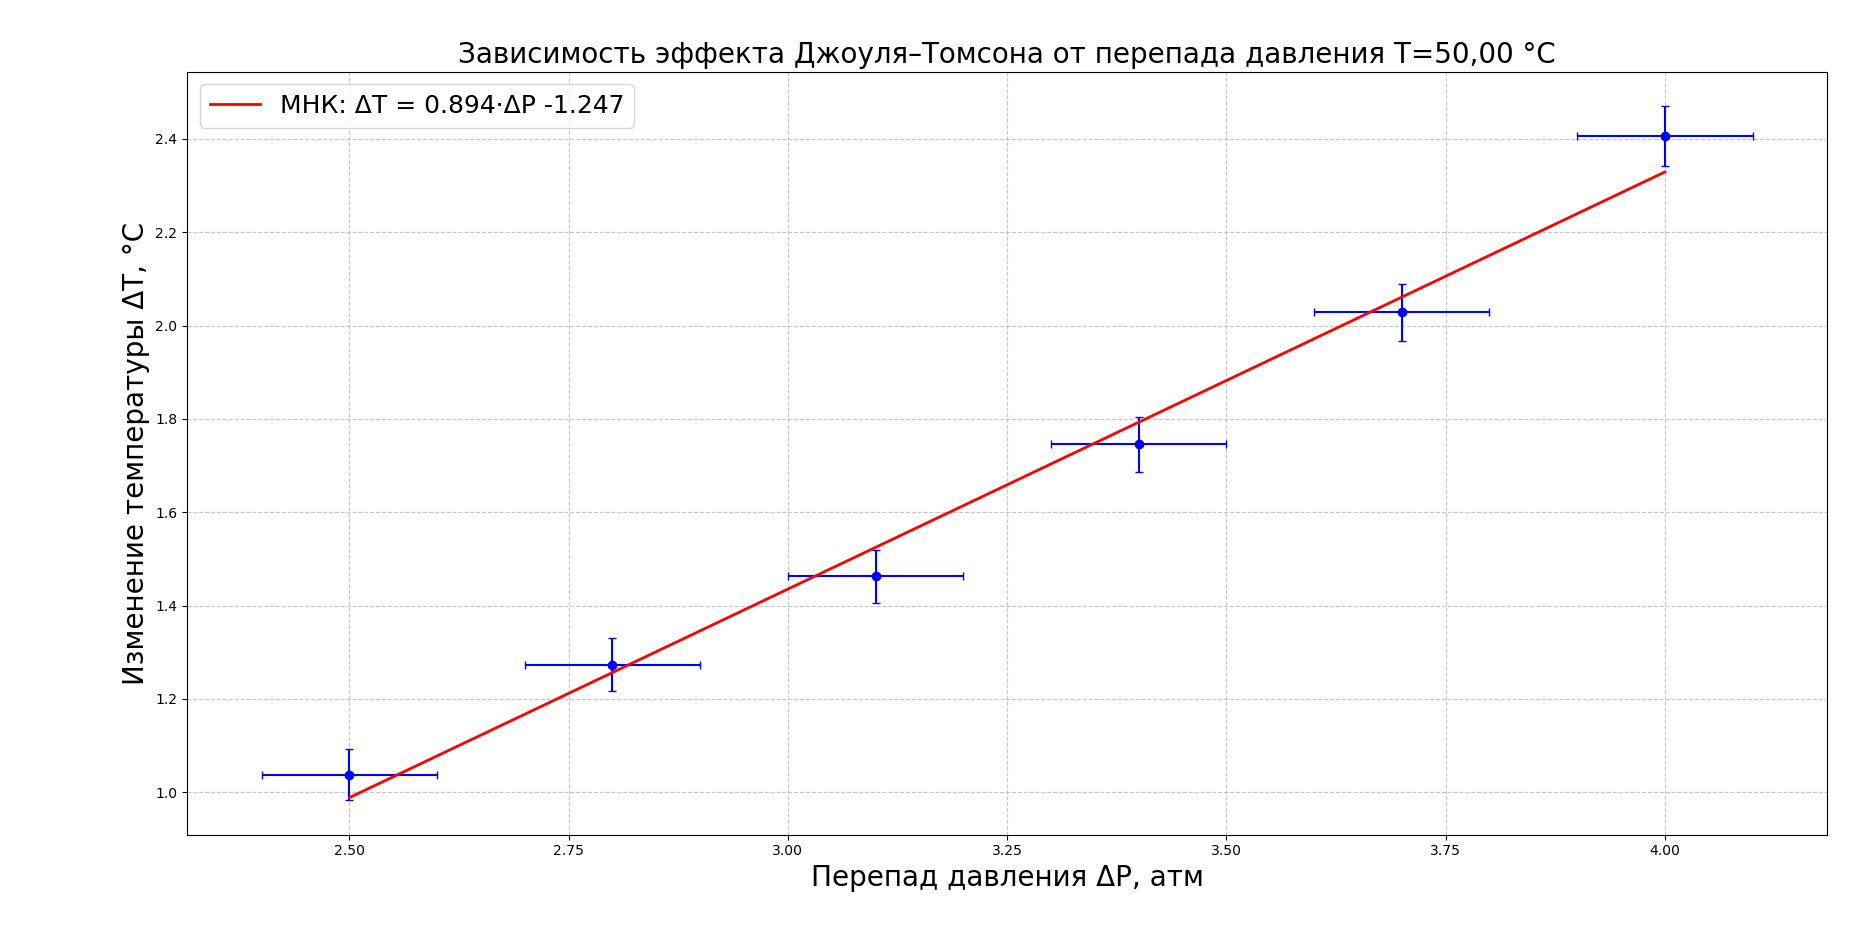

Generate this figure with Python:
import numpy as np
import matplotlib.pyplot as plt

# Данные
P = np.array([4.0, 3.7, 3.4, 3.1, 2.8, 2.5])          # перепад давления, атм
T = np.array([2.40566037735849, 2.02830188679245,
              1.74528301886792, 1.4622641509434,
              1.27358490566038, 1.0377358490566])     # изменение температуры, °C
err_T = np.array([0.0641909932360271, 0.0615210039159843,
                  0.0595185119259523, 0.0575160199359203,
                  0.0561810252758989, 0.0545122819508722])  # погрешности T
err_P = 0.1  # погрешность давления (постоянная для всех точек)

# Линейная регрессия (МНК)
coeffs = np.polyfit(P, T, 1)
slope, intercept = coeffs
print(f"Коэффициент наклона (μ) = {slope:.4f} °C/атм")
print(f"Свободный член = {intercept:.4f} °C")

# Оценка погрешности наклона
residuals = T - (slope*P + intercept)
s2 = np.sum(residuals**2) / (len(P)-2)
var_slope = s2 / np.sum((P - np.mean(P))**2)
std_slope = np.sqrt(var_slope)
print(f"Погрешность наклона: {std_slope:.4f} °C/атм")

# Построение графика
plt.figure(figsize=(8,6))
plt.errorbar(P, T, yerr=err_T, xerr=err_P, fmt='o', capsize=3, color='blue', markersize=6)
x_fit = np.linspace(2.5, 4, 100)
y_fit = slope * x_fit + intercept
plt.plot(x_fit, y_fit, 'r-', linewidth=2,
         label=f'МНК: ΔT = {slope:.3f}·ΔP {intercept:.3f}')
plt.xlabel('Перепад давления ΔP, атм', fontsize=20)
plt.ylabel('Изменение температуры ΔT, °C', fontsize=20)
plt.title('Зависимость эффекта Джоуля–Томсона от перепада давления T=50,00 °C', fontsize=20)
plt.grid(True, linestyle='--', alpha=0.7)
plt.legend(fontsize=18)
plt.tight_layout()
plt.show()
